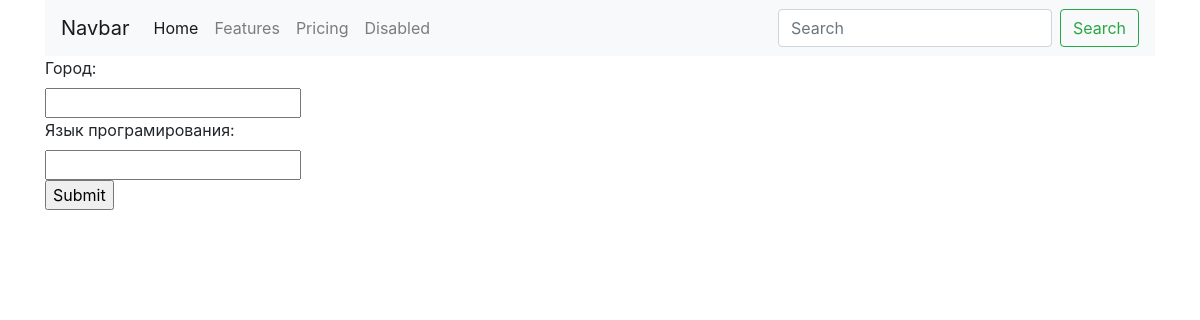
Before: /home/ with the older database file.
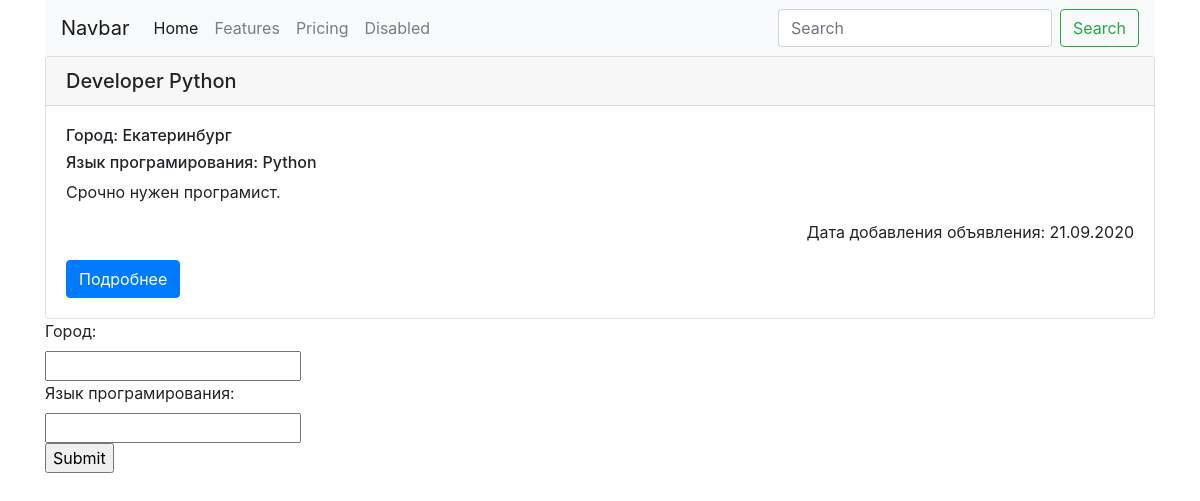
After: the same page with the newer database file.
### scraping/models.py (models this page shows, shortened)
class Vacancy(models.Model):
    url = models.URLField(unique=True)
    title = models.CharField(max_length=250, verbose_name="Заголовок вакансии")
    company = models.CharField(max_length=250, verbose_name="Компания")
    description = models.TextField(verbose_name="Описание вакансии")
    city = models.ForeignKey("City", on_delete=models.CASCADE, verbose_name="Город")
    computer_language = models.ForeignKey("ComputerLanguage", on_delete=models.CASCADE, verbose_name="Язык программирования")
    timestamp = models.DateField(verbose_name="Дата добавления", auto_now_add=True)
    class Meta:
        verbose_name = "Вакансия"
        verbose_name_plural = "Вакансии"

class City(models.Model):
    name = models.CharField(max_length=50, verbose_name="Наименование населенного пункта",
                            unique=True)
    slug = models.CharField(max_length=50, blank=True, unique=True)
    class Meta:
        verbose_name = "Наименование населенного пункта"
        verbose_name_plural = "Наименование  населенных пунктов"

class ComputerLanguage(models.Model):
    name = models.CharField(max_length=50, verbose_name="Язык програмирования",
                            unique=True)
    slug = models.CharField(max_length=50, blank=True, unique=True)
    class Meta:
        verbose_name = "Язык програмирования"
        verbose_name_plural = "Языки програмирования"

### scraping/views.py (the view, shortened to what this page needs)
# urls.py: path('home/', home_view),
def home_view(request):
    city = request.GET.get("city")
    computer_language = request.GET.get("computer_language")
    vacancy = Vacancy.objects.all().order_by("-id")
    qs = {
        "object_list": vacancy,
    }
    return render(request, "scraping/home.html", qs)

### scraping/templates/scraping/home.html (shortened to what this page needs)
{% extends "base.html" %}
{% block content %}
{% for obj in object_list %}
<div class="card">
    <h5 class="card-header">{{ obj.title }}</h5>
    <div class="card-body">
        <h6>Город: {{ obj.city.name }}</h6>
        <h6>Язык програмирования: {{ obj.computer_language.name}}</h6>
        <p class="card-text">{{ obj.description }}</p>
        <p class="text-right">Дата добавления объявления: {{ obj.timestamp|date:"d.m.Y" }}</p>
        <a href="{{ obj.url }}" class="btn btn-primary">Подробнее</a>
    </div>
</div>
{% endfor %}
<form method="get" action="">
  <label>Город:</label><br>
  <input type="text" name="city"><br>
  <label>Язык програмирования:</label><br>
  <input type="text" name="computer_language"><br>
  <input type="submit" value="Submit">
</form>
{% endblock %}

Changed rows visible on the page:
added Vacancy: title "Developer Python", city.name "Екатеринбург", computer_language.name "Python", description "Срочно нужен програмист.", timestamp "21.09.2020"
